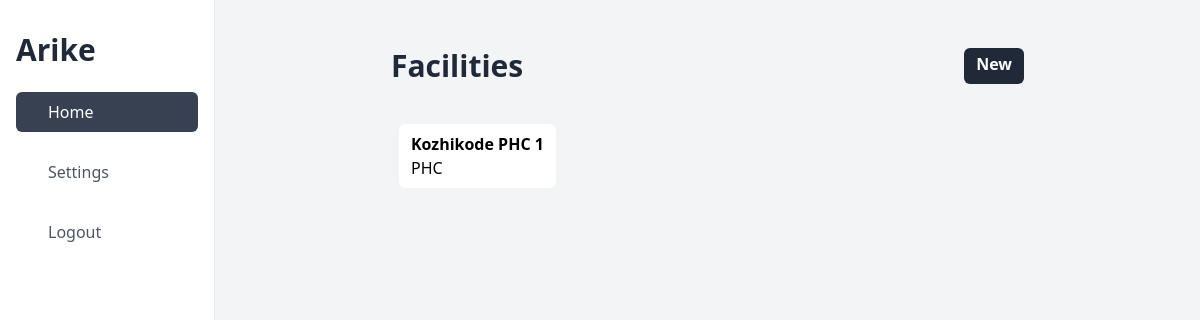
Before: /list/facility with the older database file.
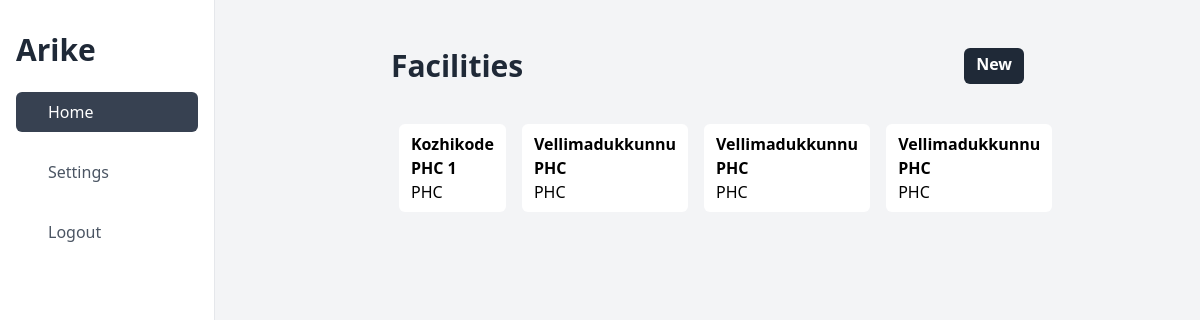
After: the same page with the newer database file.
### apps/models.py (models this page shows, shortened)
class Facility(models.Model):
    kind = models.CharField(max_length=10, choices=FACILITY_KIND)
    name = models.CharField(max_length=35)
    address = models.TextField(default="")
    pincode = models.CharField(max_length=6)
    phone = models.CharField(max_length=14, validators=[phone_number_regex])
    ward = models.ForeignKey(Ward, on_delete=models.PROTECT)
    created_at = models.DateTimeField(auto_now_add=True)
    updated_at = models.DateTimeField(auto_now=True)
    deleted = models.BooleanField(default=False)

### apps/views.py (the view)
# urls.py: path("list/facility", FacilityListView.as_view()),
class FacilityListView(ListView):
    template_name = "Facility/list.html"
    context_object_name = "facilities"
    def get_queryset(self):
        facilities = Facility.objects.filter(deleted=False)
        return facilities

### templates/Facility/list.html
{% extends "base_dashboard.html" %}
{% block content %}
    <div class="flex justify-between  my-8">
        <h1 class="text-3xl font-bold text-gray-800">Facilities</h1>
        <a class="bg-gray-800 text-white font-bold text-1xl px-3 py-1 rounded-md text-center" href="/create/facility">New</a>
    </div>
    <div id="list_of_users" class="flex wrap">
        {% for facility in facilities %}
            <a class="px-3 py-2 bg-white m-2 rounded-md" href="/detail/facility/{{ facility.id }}">
                <p class="font-semibold">{{ facility.name }}</p>
                <p>{{ facility.kind }}</p>
            </a>
        {% endfor %}
    </div>
{% endblock content %}

### templates/base_dashboard.html (shortened to what this page needs)
{% load static tailwind_tags %}
<!DOCTYPE html>
<html lang="en">
<head>
    {% tailwind_css %}
</head>
<body>
    <div class="flex">
        <div class="flex flex-col w-64 h-screen px-4 py-8 overflow-y-auto border-r">
        <h2 class="text-3xl font-semibold text-left text-gray-800">Arike</h2>
        <div class="flex flex-col justify-between mt-6">
            <aside>
            <ul>
                <li>
                <a class="flex items-center px-4 py-2 text-white bg-gray-700 rounded-md " href="#">
                    <span class="mx-4 font-medium">Home</span>
                </a>
                </li>
                <li>
                <a class="flex items-center px-4 py-2 mt-5 text-gray-600 rounded-md hover:bg-gray-200" href="#">
                    <span class="mx-4 font-medium">Settings</span>
                </a>
                </li>
                <li>
                    <a class="flex items-center px-4 py-2 mt-5 text-gray-600 rounded-md hover:bg-gray-200" href="/logout">
                        <span class="mx-4 font-medium">Logout</span>
                    </a>
                    </li>
            </ul>
            </aside>
        </div>
        </div>
        <div class="w-screen h-screen p-4  overflow-y-auto bg-gray-100">
        <div class="flex flex-col px-40">
            {% block content %}
            {% endblock content %}
        </div>
    </div>
</body>
</html>

Changed rows visible on the page:
added Facility: name "Vellimadukkunnu PHC", kind "PHC"
added Facility: name "Vellimadukkunnu PHC", kind "PHC"
added Facility: name "Vellimadukkunnu PHC", kind "PHC"
